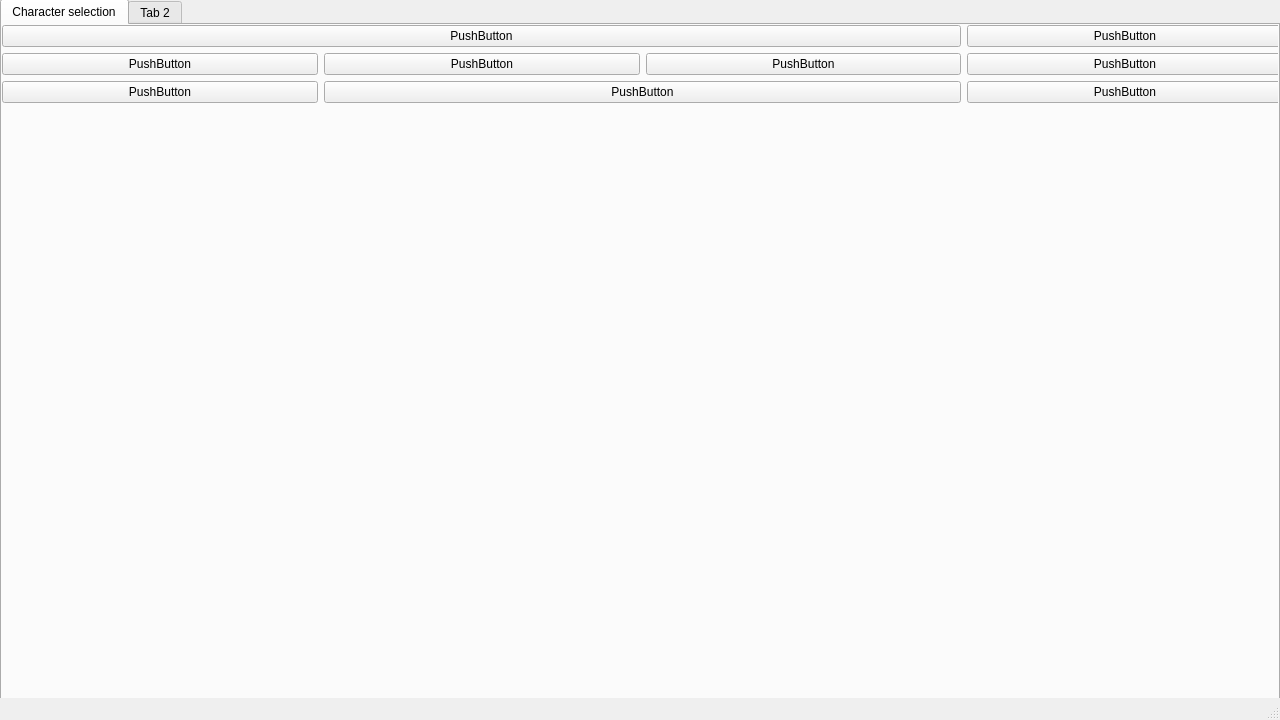
<?xml version="1.0" encoding="UTF-8"?>
<ui version="4.0">
 <class>MainWindow</class>
 <widget class="QMainWindow" name="MainWindow">
  <property name="geometry">
   <rect>
    <x>0</x>
    <y>0</y>
    <width>1280</width>
    <height>720</height>
   </rect>
  </property>
  <property name="windowTitle">
   <string>MainWindow</string>
  </property>
  <widget class="QWidget" name="main_options">
   <widget class="QTabWidget" name="tabWidget">
    <property name="geometry">
     <rect>
      <x>0</x>
      <y>-1</y>
      <width>1280</width>
      <height>721</height>
     </rect>
    </property>
    <property name="currentIndex">
     <number>0</number>
    </property>
    <widget class="QWidget" name="tab">
     <attribute name="title">
      <string>Character selection</string>
     </attribute>
     <widget class="QWidget" name="">
      <property name="geometry">
       <rect>
        <x>0</x>
        <y>0</y>
        <width>1281</width>
        <height>671</height>
       </rect>
      </property>
      <layout class="QGridLayout" name="gridLayout">
       <property name="sizeConstraint">
        <enum>QLayout::SetMaximumSize</enum>
       </property>
       <property name="leftMargin">
        <number>0</number>
       </property>
       <item row="2" column="3">
        <widget class="QPushButton" name="pushButton_17">
         <property name="text">
          <string>PushButton</string>
         </property>
        </widget>
       </item>
       <item row="1" column="2">
        <widget class="QPushButton" name="pushButton_3">
         <property name="text">
          <string>PushButton</string>
         </property>
        </widget>
       </item>
       <item row="2" column="0">
        <widget class="QPushButton" name="pushButton_2">
         <property name="text">
          <string>PushButton</string>
         </property>
        </widget>
       </item>
       <item row="1" column="3">
        <widget class="QPushButton" name="pushButton_19">
         <property name="text">
          <string>PushButton</string>
         </property>
        </widget>
       </item>
       <item row="0" column="3">
        <widget class="QPushButton" name="pushButton_18">
         <property name="text">
          <string>PushButton</string>
         </property>
        </widget>
       </item>
       <item row="1" column="0">
        <widget class="QPushButton" name="pushButton_6">
         <property name="text">
          <string>PushButton</string>
         </property>
        </widget>
       </item>
       <item row="2" column="1" colspan="2">
        <widget class="QPushButton" name="pushButton_15">
         <property name="text">
          <string>PushButton</string>
         </property>
        </widget>
       </item>
       <item row="1" column="1">
        <widget class="QPushButton" name="pushButton_7">
         <property name="text">
          <string>PushButton</string>
         </property>
        </widget>
       </item>
       <item row="0" column="0" colspan="3">
        <widget class="QPushButton" name="pushButton">
         <property name="text">
          <string>PushButton</string>
         </property>
        </widget>
       </item>
      </layout>
     </widget>
    </widget>
    <widget class="QWidget" name="tab_2">
     <attribute name="title">
      <string>Tab 2</string>
     </attribute>
     <widget class="QWidget" name="layoutWidget_2">
      <property name="geometry">
       <rect>
        <x>0</x>
        <y>0</y>
        <width>1281</width>
        <height>671</height>
       </rect>
      </property>
      <layout class="QGridLayout" name="gridLayout_4">
       <property name="sizeConstraint">
        <enum>QLayout::SetMaximumSize</enum>
       </property>
       <property name="leftMargin">
        <number>0</number>
       </property>
       <item row="2" column="3">
        <widget class="QPushButton" name="pushButton_26">
         <property name="text">
          <string>PushButton</string>
         </property>
        </widget>
       </item>
       <item row="1" column="2">
        <widget class="QPushButton" name="pushButton_27">
         <property name="text">
          <string>PushButton</string>
         </property>
        </widget>
       </item>
       <item row="2" column="0">
        <widget class="QPushButton" name="pushButton_28">
         <property name="text">
          <string>PushButton</string>
         </property>
        </widget>
       </item>
       <item row="1" column="3">
        <widget class="QPushButton" name="pushButton_29">
         <property name="text">
          <string>PushButton</string>
         </property>
        </widget>
       </item>
       <item row="0" column="3">
        <widget class="QPushButton" name="pushButton_30">
         <property name="text">
          <string>PushButton</string>
         </property>
        </widget>
       </item>
       <item row="1" column="0">
        <widget class="QPushButton" name="pushButton_31">
         <property name="text">
          <string>PushButton</string>
         </property>
        </widget>
       </item>
       <item row="2" column="1" colspan="2">
        <widget class="QPushButton" name="pushButton_32">
         <property name="text">
          <string>PushButton</string>
         </property>
        </widget>
       </item>
       <item row="1" column="1">
        <widget class="QPushButton" name="pushButton_33">
         <property name="text">
          <string>PushButton</string>
         </property>
        </widget>
       </item>
       <item row="0" column="0" colspan="3">
        <widget class="QPushButton" name="pushButton_34">
         <property name="text">
          <string>PushButton</string>
         </property>
        </widget>
       </item>
      </layout>
     </widget>
    </widget>
   </widget>
  </widget>
  <widget class="QMenuBar" name="menubar">
   <property name="geometry">
    <rect>
     <x>0</x>
     <y>0</y>
     <width>1280</width>
     <height>22</height>
    </rect>
   </property>
  </widget>
  <widget class="QStatusBar" name="statusbar"/>
 </widget>
 <resources>
  <include location="../graphics/menu/options_menu/choose_characters_res.qrc"/>
 </resources>
 <connections/>
</ui>
